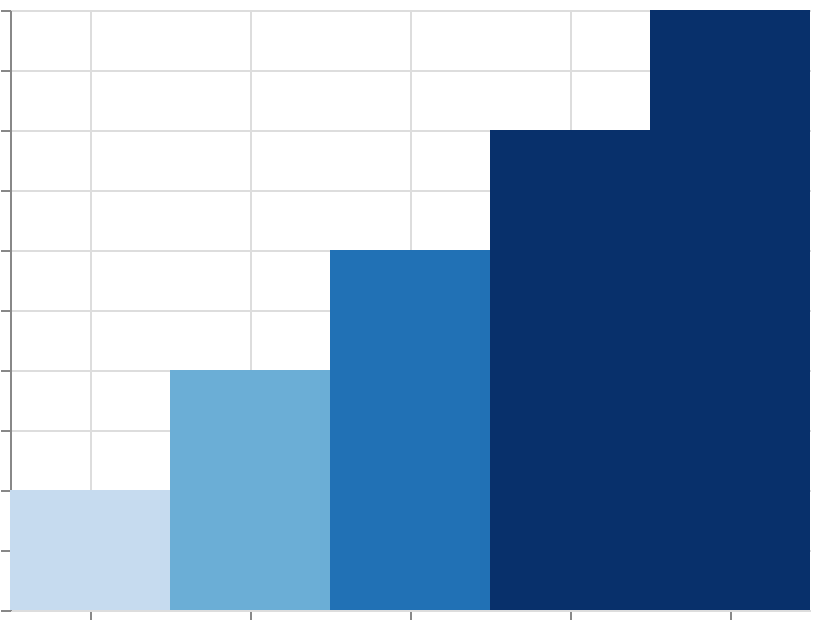

The specification (Vega-Lite) saved for this image:
### Vega specification from a JSON file in a GitHub repository (floating-point values rounded to 4 significant figures)
{"$schema": "https://vega.github.io/schema/vega/v6.json", "width": 400, "height": 300, "padding": 5, "autosize": "none", "data": [{"name": "table", "values": [{"cat": "A", "val": 10}, {"cat": "B", "val": 20}, {"cat": "C", "val": 30}, {"cat": "D", "val": 40}, {"cat": "E", "val": 50}]}], "scales": [{"name": "color", "type": "quantile", "domain": {"data": "table", "field": "val"}, "range": ["#c6dbef", "#6baed6", "#2171b5", "#08306b"]}, {"name": "x", "type": "band", "domain": {"data": "table", "field": "cat", "sort": true}, "range": "width"}, {"name": "y", "type": "linear", "domain": {"data": "table", "field": "val"}, "range": [{"signal": "height"}, 0], "zero": true, "nice": true}], "marks": [{"type": "rect", "from": {"data": "table"}, "encode": {"update": {"x": {"scale": "x", "field": "cat"}, "width": {"scale": "x", "band": 1}, "y": {"scale": "y", "field": "val"}, "y2": {"scale": "y", "value": 0}, "fill": {"scale": "color", "field": "val"}}}}], "axes": [{"scale": "x", "orient": "bottom", "grid": true, "labels": false}, {"scale": "y", "orient": "left", "grid": true, "labels": false}], "legends": [{"fill": "color"}]}
